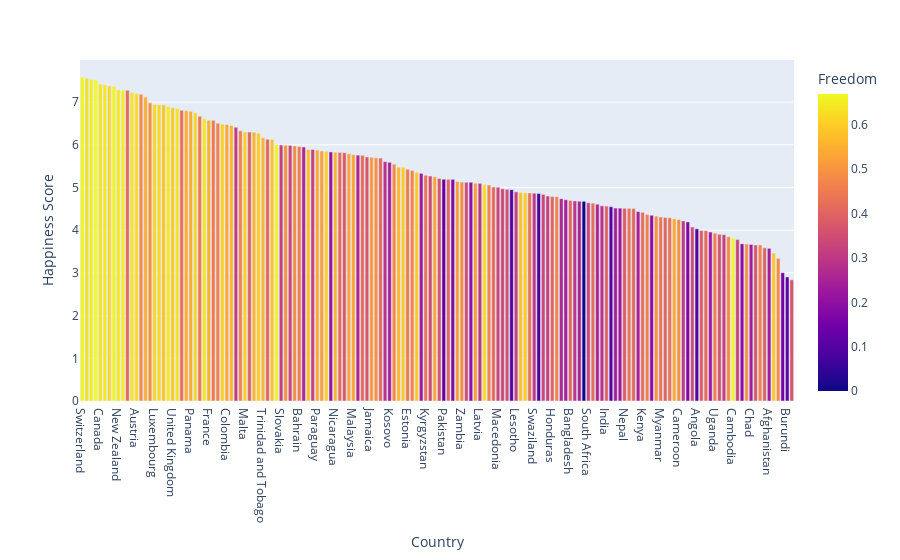

The notebook cell this image was saved under:
### Code cell
# let's see the overall happines of every country.
px.bar(df,df.Country,df['Happiness Score'],color=df['Freedom'])

### Figure 1 — Plotly figure (JSON) as saved in the notebook; plotly's stock layout.template omitted (floating-point values rounded to 4 significant figures; data arrays with more than 128 entries replaced by an {"elided": "..."} marker saying what was removed)
{"data": [{"alignmentgroup": "True", "hovertemplate": "Country=%{x}<br>Happiness Score=%{y}<br>Freedom=%{marker.color}<extra></extra>", "legendgroup": "", "marker": {"color": {"elided": "158 float values"}, "coloraxis": "coloraxis"}, "name": "", "offsetgroup": "", "orientation": "v", "showlegend": false, "textposition": "auto", "type": "bar", "x": {"elided": "158 str values"}, "xaxis": "x", "y": {"elided": "158 float values"}, "yaxis": "y"}], "layout": {"barmode": "relative", "coloraxis": {"colorbar": {"title": {"text": "Freedom"}}, "colorscale": [[0, "#0d0887"], [0.1111, "#46039f"], [0.2222, "#7201a8"], [0.3333, "#9c179e"], [0.4444, "#bd3786"], [0.5556, "#d8576b"], [0.6667, "#ed7953"], [0.7778, "#fb9f3a"], [0.8889, "#fdca26"], [1, "#f0f921"]]}, "legend": {"tracegroupgap": 0}, "margin": {"t": 60}, "xaxis": {"anchor": "y", "domain": [0, 1], "title": {"text": "Country"}}, "yaxis": {"anchor": "x", "domain": [0, 1], "title": {"text": "Happiness Score"}}}}
